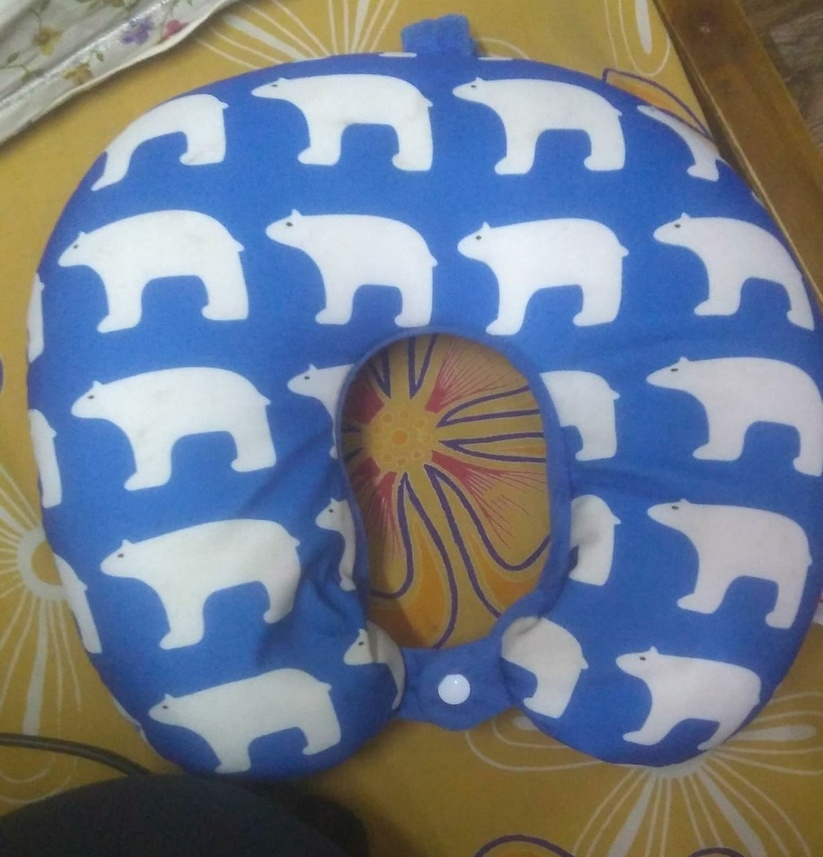
#> input picture pillow.jpeg, 823 x 857 px, shrunk from 1229 x 1280 before the run, given in place of the camera
$ python morphological.py
#> lines starting #> are read from the running program, lines starting #| are printed output that depends on the picture; after the words box and inside, x2 and y2 are one past the last pixel; in counts of white or black regions, pixels touching at a corner belong together
import cv2
import numpy as np

cap = cv2.VideoCapture(0)

while(1):

    _, frame = cap.read()
#> frame is the input picture: shape (857, 823, 3); mean B, G, R 139.4, 123.9, 113.5
    hsv = cv2.cvtColor(frame, cv2.COLOR_BGR2HSV)
#> hsv: shape (857, 823, 3); mean H, S, V 80, 105.8, 158.3

    lower_red = np.array([100,0,0])#purple jacket
    upper_red = np.array([255,255,255])

    mask = cv2.inRange(hsv, lower_red, upper_red)
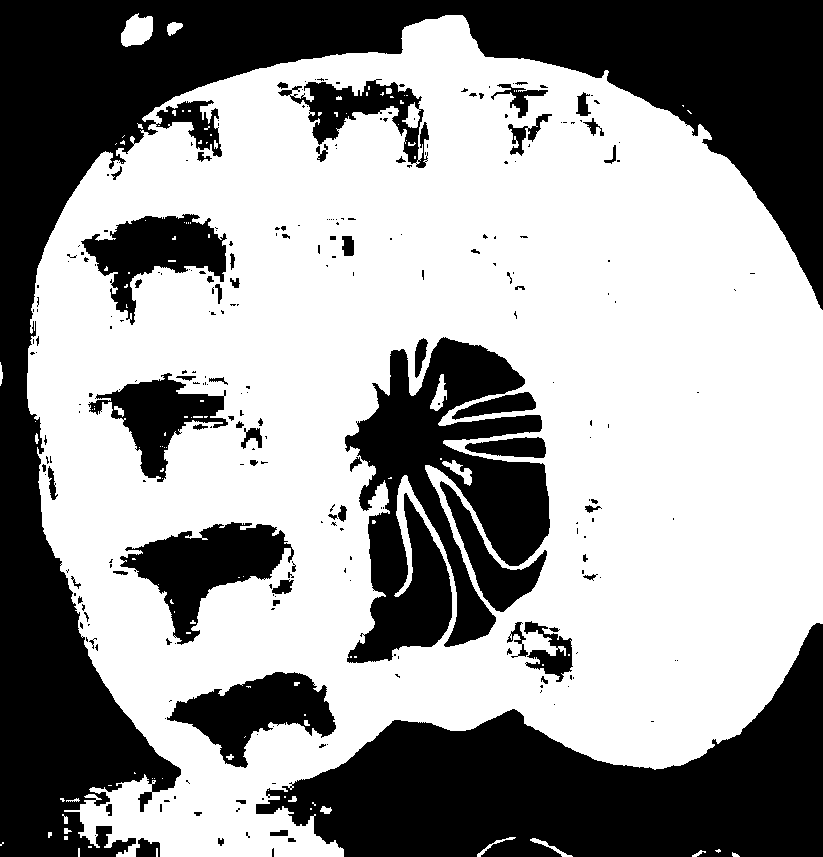
#> mask: shape (857, 823); 60% white; 270 black regions (196 under 20 px), largest, box (x1, y1, x2, y2) and area: (0, 0, 823, 857) 135851, (256, 623, 823, 857) 63599, (345, 337, 550, 663) 34988
    res = cv2.bitwise_and(frame,frame, mask= mask)
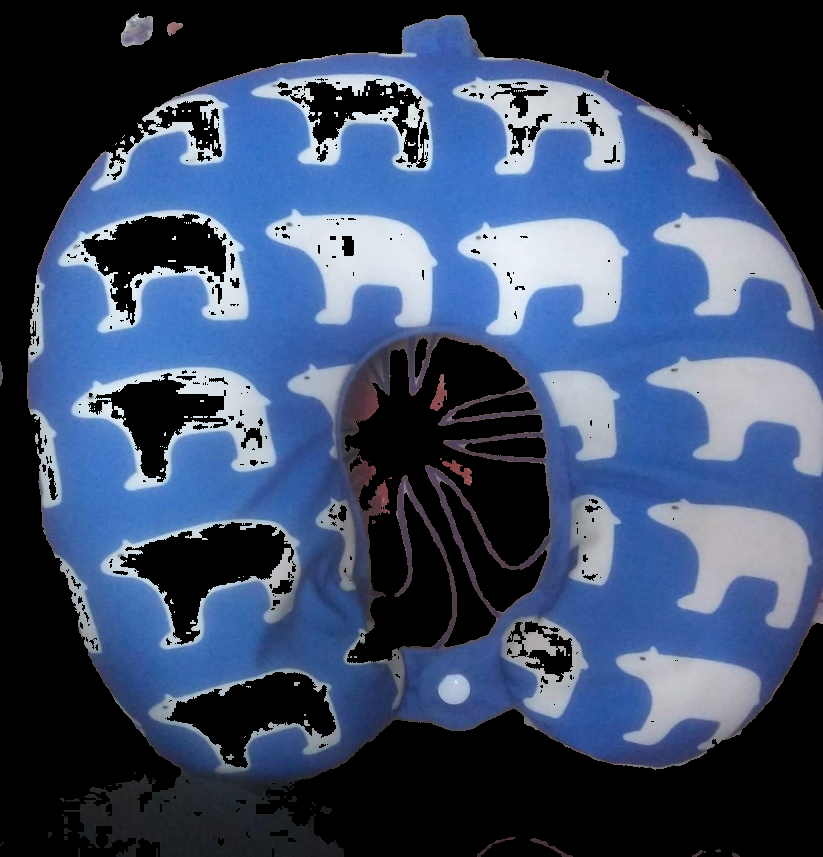
#> res: shape (857, 823, 3); mean B, G, R 102, 73.9, 58.2

    kernel = np.ones((5,5),np.uint8)

    opening = cv2.morphologyEx(mask, cv2.MORPH_OPEN, kernel)
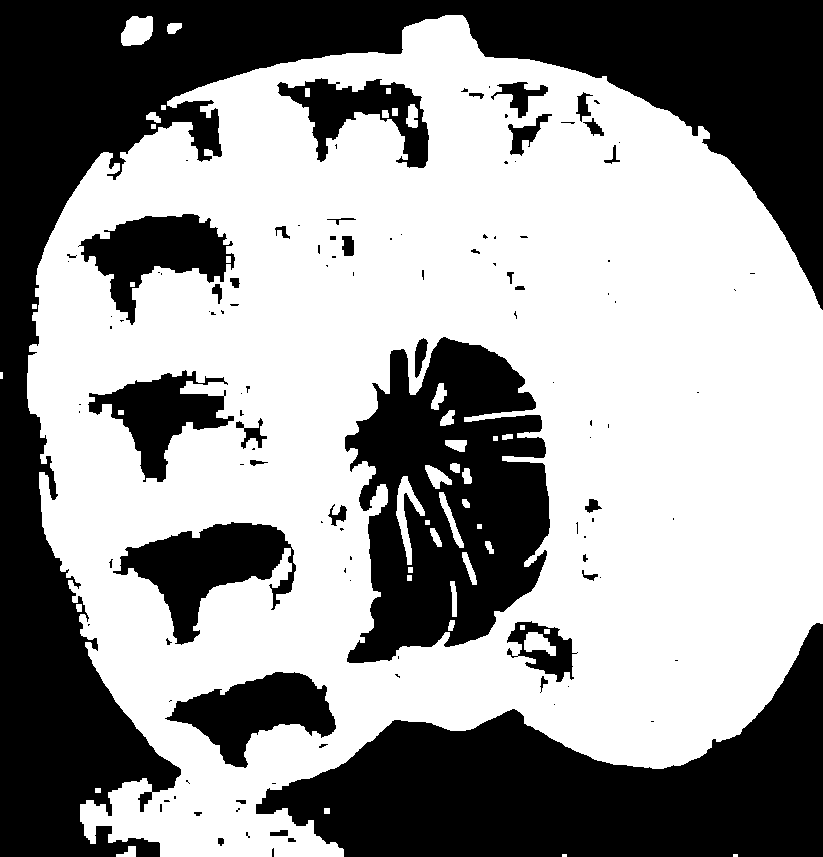
#> opening: shape (857, 823); 58.8% white; 117 black regions (77 under 20 px), largest, box (x1, y1, x2, y2) and area: (0, 0, 823, 857) 138533, (256, 623, 823, 857) 64205, (345, 337, 550, 663) 43164
    closing = cv2.morphologyEx(mask, cv2.MORPH_CLOSE, kernel)
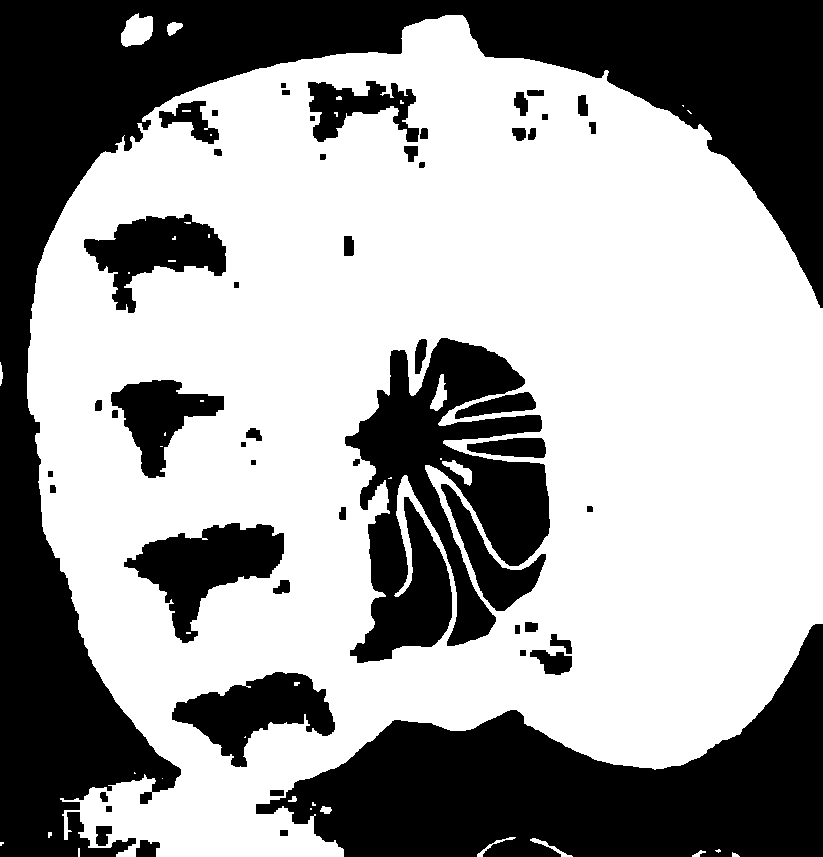
#> closing: shape (857, 823); 61.1% white; 53 black regions, largest, box (x1, y1, x2, y2) and area: (0, 0, 823, 857) 133140, (256, 624, 823, 857) 63337, (345, 338, 550, 663) 34633

    cv2.imshow('Original',frame)
    cv2.imshow('Mask',mask)
    cv2.imshow('Opening',opening)
    cv2.imshow('Closing',closing)

    if cv2.waitKey(1) & 0xFF == ord('q'): #waits for key q to be pressed. of pressed, break
#> (key q is pressed here)
        break

cap.release() #releases webcam
#out.release()
cv2.destroyAllWindows()
